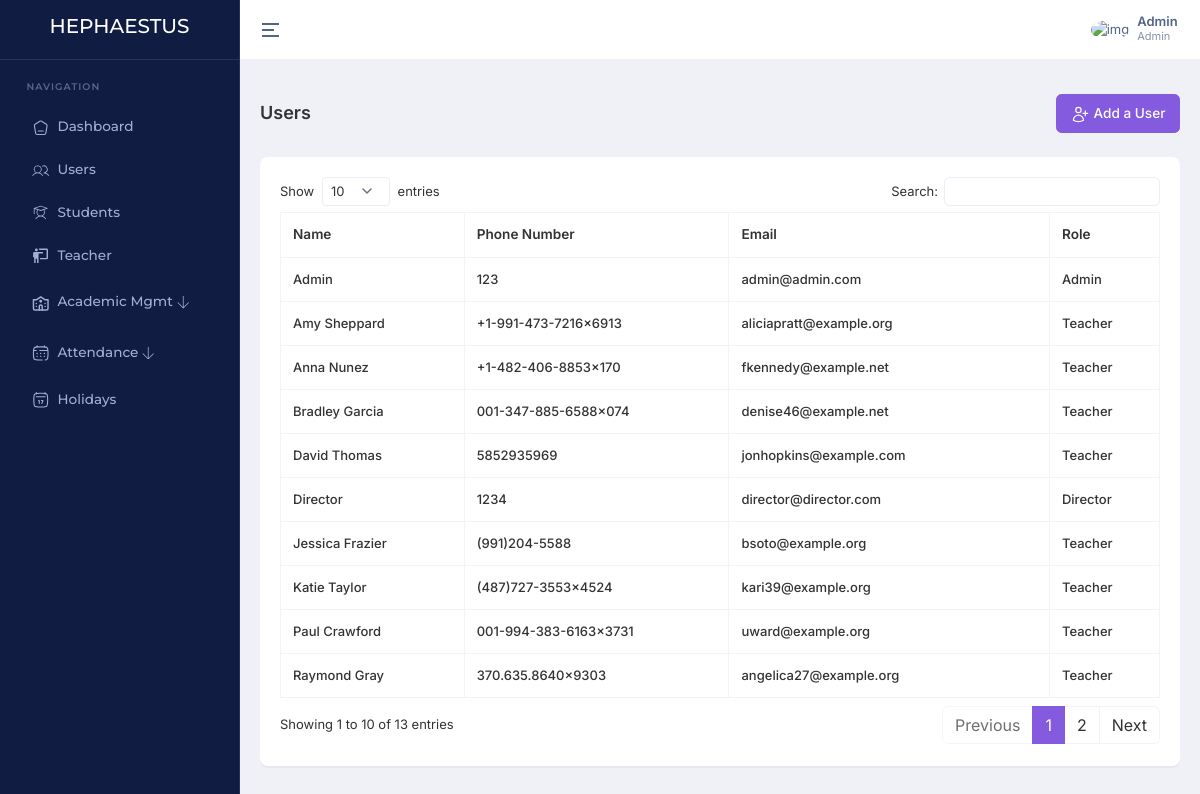
Page /users/ (signed in) on the committed database.
### account/models.py (models this page shows, shortened)
class User(AbstractBaseUser, PermissionsMixin):
    ROLE_CHOICES = (
        ('Admin', 'Admin'),
        ('Director', 'Director'),
        ('Teacher', 'Teacher'),
        ('Student', 'Student'),
    )
    email = models.EmailField(unique=True)
    name = models.CharField(max_length=255)
    slug = models.SlugField(unique=True, blank=True)
    phone_number = models.CharField(max_length=15, unique=True)
    image = ProcessedImageField(
        upload_to=user_image_path,
        processors=[ResizeToFill(720, 720)],
        format='JPEG',
        options={'quality': 90},
        null=True,
        blank=True,
    )
    role = models.CharField(max_length=30, choices=ROLE_CHOICES)
    added_by = models.ForeignKey('self', on_delete=models.CASCADE, null=True, blank=True, related_name='added_users')
    created_at = models.DateTimeField(default=timezone.now)
    updated_at = models.DateTimeField(auto_now=True)
    is_active = models.BooleanField(default=True)
    is_staff = models.BooleanField(default=False)
    objects = CustomUserManager()
    USERNAME_FIELD = 'phone_number'
    REQUIRED_FIELDS = ['name', 'email']

### home/views.py (the view)
# urls.py: path('users/', getUsers, name='getUsers'),
@login_required
def getUsers(request):
    if not request.user.is_staff:
        messages.error(request, 'You do not have permission to access this page.')
        return redirect('home:dashboard')
    getUsers = User.objects.all().order_by('-created_at')
    context = {
        'getUsers': getUsers
    }
    return render(request, 'pages/users/index.html', context)

### templates/pages/users/index.html (shortened to what this page needs)
{% extends "layouts/app.html" %}
{% block content %}
    <div class="container-fluid">
        <div class="d-md-flex d-block align-items-center justify-content-between my-4 page-header-breadcrumb">
            <h1 class="page-title fw-semibold fs-18 mb-0">Users</h1>
            <div class="ms-md-1 ms-0">
                <nav>
                    <ol class="breadcrumb mb-0">
                        <a class="btn btn-primary" href="{% url 'home:addUser' %}">
                            Add a User
                        </a>
                    </ol>
                </nav>
            </div>
        </div>
        <div class="row">
            <div class="col-xl-12">
                <div class="card custom-card">
                    <div class="card-body">
                        <div class="table-responsive">
                            <table id="datatable" class="table table-bordered text-nowrap w-100">
                                <thead>
                                    <tr>
                                        <th>Name</th>
                                        <th>Phone Number</th>
                                        <th>Email</th>
                                        <th>Role</th>
                                    </tr>
                                </thead>
                                <tbody>
                                    {% for user in getUsers %}
                                        <tr>
                                            <td>{{ user.name }}</td>
                                            <td>{{ user.phone_number }}</td>
                                            <td>{{ user.email }}</td>
                                            <td>{{ user.role }}</td>
                                        </tr>
                                    {% endfor %}
                                </tbody>
                            </table>
                        </div>
                    </div>
                </div>
            </div>
        </div>
    </div>
{% endblock %}

### templates/inc/header.html (shortened to what this page needs)
<header class="app-header">
    <div class="main-header-container container-fluid">
        <div class="header-content-left">
            <div class="header-element">
                <a aria-label="Hide Sidebar" class="sidemenu-toggle header-link animated-arrow hor-toggle horizontal-navtoggle" data-bs-toggle="sidebar" href="javascript:void(0);"><span></span></a>
            </div>
        </div>
        <div class="header-content-right">
            <div class="header-element">
                <a href="javascript:void(0);" class="header-link dropdown-toggle" id="mainHeaderProfile" data-bs-toggle="dropdown" data-bs-auto-close="outside" aria-expanded="false">
                    <div class="d-flex align-items-center">
                        <div class="me-sm-2 me-0">
                            <img src="https://cdn.pixabay.com/photo/2015/10/05/22/37/blank-profile-picture-973460_960_720.png" alt="img" width="32" height="32" class="rounded-circle">
                        </div>
                        <div class="d-sm-block d-none">
                            <p class="fw-semibold mb-0 lh-1">{{ request.user.name }}</p>
                            <span class="op-7 fw-normal d-block fs-11">{{ request.user.role }}</span>
                        </div>
                    </div>
                </a>
            </div>
        </div>
    </div>
</header>

### rows in the picture
User: user.name "Admin", user.role "Admin", name "Admin", phone_number "123", email "admin@admin.com", role "Admin"
User: name "Raymond Gray", phone_number "370.635.8640x9303", email "angelica27@example.org", role "Teacher"
User: name "Jessica Frazier", phone_number "(991)204-5588", email "bsoto@example.org", role "Teacher"
User: name "Bradley Garcia", phone_number "001-347-885-6588x074", email "denise46@example.net", role "Teacher"
User: name "Katie Taylor", phone_number "(487)727-3553x4524", email "kari39@example.org", role "Teacher"
User: name "Anna Nunez", phone_number "+1-482-406-8853x170", email "fkennedy@example.net", role "Teacher"
User: name "Amy Sheppard", phone_number "+1-991-473-7216x6913", email "aliciapratt@example.org", role "Teacher"
User: name "David Thomas", phone_number "5852935969", email "jonhopkins@example.com", role "Teacher"
User: name "Paul Crawford", phone_number "001-994-383-6163x3731", email "uward@example.org", role "Teacher"
User: name "Director", phone_number "1234", email "director@director.com", role "Director"
